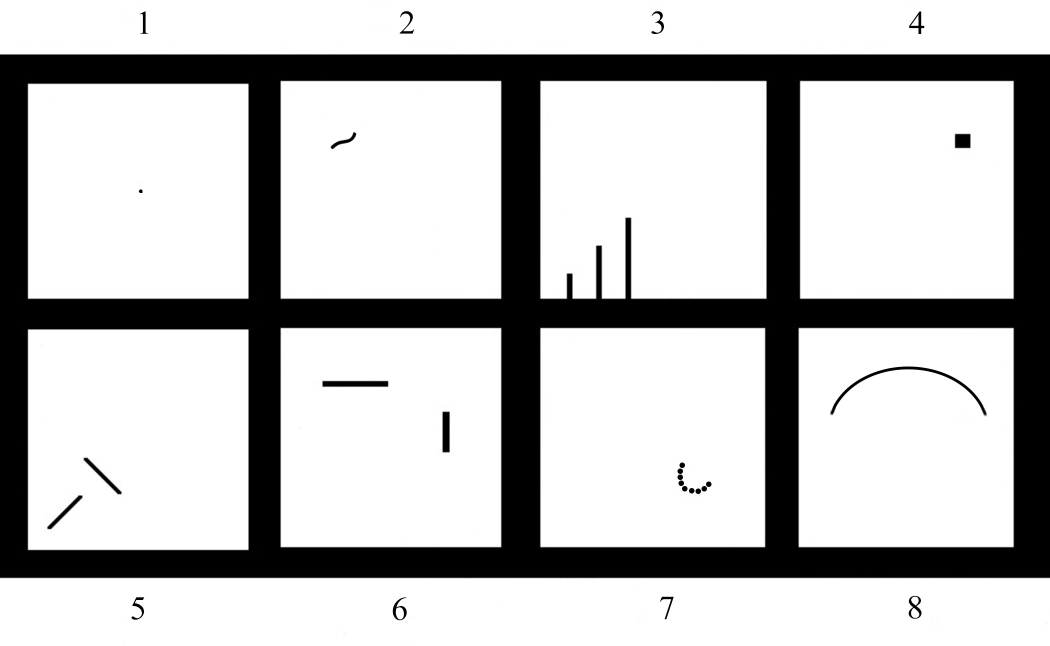
#> input picture papers/WZT_blank_current_draft.jpg, 2100 x 1291 px (shown at 1/2 size)
$ python -i image_processing.py   (imports and definitions only)   (older library calls are emulated)
#> lines starting #> are read from the running program, lines starting #| are printed output that depends on the picture; after the words box and inside, x2 and y2 are one past the last pixel; in counts of white or black regions, pixels touching at a corner belong together
### src/core/config.py
import yaml
import os
from typing import Any, Dict
from pathlib import Path

class ConfigLoader:
    _instance = None
    _config: Dict[str, Any] = {}

    def __new__(cls):
        if cls._instance is None:
            cls._instance = super(ConfigLoader, cls).__new__(cls)
            cls._instance._load_config()
        return cls._instance

    def _load_config(self):
        # Assuming the config file is at the root 'config/settings.yaml'
        # Relative to this file (src/core/config.py), it would be ../../config/settings.yaml
        base_path = Path(__file__).parent.parent.parent
        config_path = base_path / "config" / "settings.yaml"

        if not config_path.exists():
            # Fallback or default values if file is missing, though ideally we should raise error
            print(f"Warning: Config file not found at {config_path}. Using defaults.")
            self._config = {}
            return

        with open(config_path, "r") as f:
            self._config = yaml.safe_load(f)

    @property
    def config(self) -> Dict[str, Any]:
        return self._config

    def get(self, key: str, default: Any = None) -> Any:
#> called with key = 'preprocessing.target_width', default = 2000
        keys = key.split('.')
        value = self._config
        try:
            for k in keys:
                value = value[k]
#> in process, image is the input picture: shape (1291, 2100, 3); min 0, max 255, mean 191.5
            return value
        except (KeyError, TypeError):
            return default

# Global instance access
config = ConfigLoader()

### src/core/image_processing.py
import cv2
import numpy as np
from typing import Tuple, List, Dict
from src.core.config import config

def to_grayscale(image: np.ndarray) -> np.ndarray:
    """Convert an image to grayscale."""
    if len(image.shape) == 3:
        return cv2.cvtColor(image, cv2.COLOR_BGR2GRAY)
    return image

def binarize(image: np.ndarray, threshold: int = None) -> np.ndarray:
    """Apply binary thresholding."""
    if threshold is None:
        threshold = config.get('preprocessing.binary_threshold', 127)
    _, binary = cv2.threshold(image, threshold, 255, cv2.THRESH_BINARY)
    return binary

# [44 lines left out: functions estimate_line_thickness, estimate_pressure, not called in this run]

class ImagePreprocessor:
    """
    Handles the raw image intake: quality check, perspective correction,
    and extraction of the 8 Wartegg squares.
    """

    def __init__(self, target_width=None, target_height=None):
        # A4 aspect ratio approx sqrt(2) -> 1.414
        self.width = target_width or config.get('preprocessing.target_width', 2000)
        self.height = target_height or int(self.width * 1.414)

    def check_blur(self, image: np.ndarray, threshold: float = None) -> bool:
        """
        Returns True if the image is too blurry using Laplacian Variance.
        """
        if threshold is None:
            threshold = config.get('preprocessing.blur_threshold', 100.0)

        if len(image.shape) == 3:
            gray = cv2.cvtColor(image, cv2.COLOR_BGR2GRAY)
        else:
            gray = image
        score = cv2.Laplacian(gray, cv2.CV_64F).var()
#> score = 182
        return score < threshold

    def order_points(self, pts: np.ndarray) -> np.ndarray:
        """
        Orders coordinates: top-left, top-right, bottom-right, bottom-left.
        Necessary for perspective transform.
        """
        rect = np.zeros((4, 2), dtype="float32")
        s = pts.sum(axis=1)
        rect[0] = pts[np.argmin(s)] # Top-left has smallest sum
        rect[2] = pts[np.argmax(s)] # Bottom-right has largest sum

        diff = np.diff(pts, axis=1)
        rect[1] = pts[np.argmin(diff)] # Top-right has smallest diff
        rect[3] = pts[np.argmax(diff)] # Bottom-left has largest diff
        return rect

    def four_point_transform(self, image: np.ndarray, pts: np.ndarray) -> np.ndarray:
        """
        Applies perspective transformation to obtain a top-down view.
        """
        rect = self.order_points(pts)

        # Construct standard destination points
        dst = np.array([
            [0, 0],
            [self.width - 1, 0],
            [self.width - 1, self.height - 1],
            [0, self.height - 1]], dtype="float32")

        # Compute the perspective transform matrix
        M = cv2.getPerspectiveTransform(rect, dst)
        warped = cv2.warpPerspective(image, M, (self.width, self.height))
        return warped

    def find_paper_contour(self, image: np.ndarray) -> np.ndarray:
        """
        Finds the largest 4-sided contour assumed to be the paper sheet.
        """
        if len(image.shape) == 3:
            gray = cv2.cvtColor(image, cv2.COLOR_BGR2GRAY)
        else:
            gray = image

        blurred = cv2.GaussianBlur(gray, (5, 5), 0)
        edged = cv2.Canny(blurred, 75, 200)
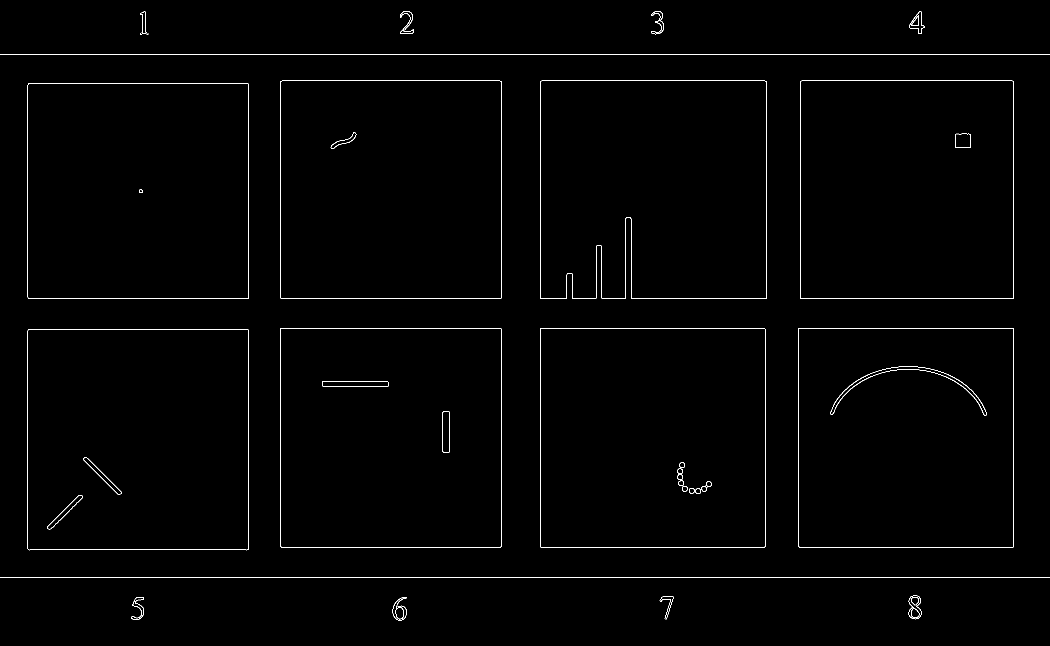
#> edged: shape (1291, 2100) (shown at 1/2 size); 0.85% white in thin lines or dots

        cnts, _ = cv2.findContours(edged.copy(), cv2.RETR_LIST, cv2.CHAIN_APPROX_SIMPLE)
#> cnts = 77 contours, 10 with area under 20; largest, box (x1, y1, x2, y2) and area: (1080, 656, 1531, 1095) 197094, (1080, 656, 1531, 1095) 197091, (55, 658, 498, 1101) 194911, (55, 658, 498, 1101) 194909, (1080, 161, 1534, 598) 194000
        cnts = sorted(cnts, key=cv2.contourArea, reverse=True)[:5]
#> cnts = 5 contours; box (x1, y1, x2, y2) and area: (1080, 656, 1531, 1095) 197094, (1080, 656, 1531, 1095) 197091, (55, 658, 498, 1101) 194911, (55, 658, 498, 1101) 194909, (1080, 161, 1534, 598) 194000

        for c in cnts:
            peri = cv2.arcLength(c, True)
            # Approx the contour to a polygon
            approx = cv2.approxPolyDP(c, 0.02 * peri, True)

            # If it has 4 points, we assume it's our paper
            if len(approx) == 4:
                return approx.reshape(4, 2)
#> this loop made 1 pass
#> (peri, approx) on pass 1: (1773.7, [[1081, 656], [1081, 1094], [1530, 1093], [1529, 656]])

        raise ValueError("Could not find the document contour. Ensure contrast with background.")

    def slice_grid(self, warped_image: np.ndarray) -> Dict[int, np.ndarray]:
        """
        Slices the rectified image into 8 squares based on Wartegg grid layout.
        Assumes standard margins and gaps (needs tuning based on your specific blank).
        """
        rows = config.get('wzt.grid.rows', 2)
        cols = config.get('wzt.grid.cols', 4)
        margins_percent = config.get('wzt.grid.margins_percent', 0.1)

        # Dimensions of one cell (approx)
        cell_w = self.width // cols
        cell_h = self.height // 3 # Assuming the grid takes up top 2/3rds

        squares = {}
        for r in range(rows):
            for c in range(cols):
                idx = r * cols + c + 1

                # Add margins to crop out the black borders
                margin_x = int(cell_w * margins_percent)
                margin_y = int(cell_h * margins_percent)

                x1 = c * cell_w + margin_x
                y1 = r * cell_h + margin_y
                x2 = (c + 1) * cell_w - margin_x
                y2 = (r + 1) * cell_h - margin_y

                roi = warped_image[y1:y2, x1:x2]
                squares[idx] = roi

        return squares

    def process(self, image_path: str) -> Dict[int, np.ndarray]:
        """Main pipeline."""
        image = cv2.imread(image_path)
        if image is None:
            raise FileNotFoundError(f"Image not found at path: {image_path}")

        if self.check_blur(image):
            print("Warning: Image might be blurry.")

        contour = self.find_paper_contour(image)
#> contour = [[1081, 656], [1081, 1094], [1530, 1093], [1529, 656]]
        warped = self.four_point_transform(image, contour)
#> in order_points, `s = pts.sum(axis=1)`: s = [1737, 2175, 2623, 2185]
#> in order_points, `diff = np.diff(pts, axis=1)`: diff = [-425, 13, -437, -873]
#> in four_point_transform, `rect = self.order_points(pts)`: rect = [[1081, 656], [1529, 656], [1530, 1093], [1081, 1094]]
#> in four_point_transform, `M = cv2.getPerspectiveTransform(rect, dst)`: M = [[4.44, -3.62e-16, -4802.2], [-2.13e-15, 6.45, -4234.4], [-5.07e-06, 5.1e-06, 1]]
#> in four_point_transform, `warped = cv2.warpPerspective(image, M, (self.width, self.height))`:
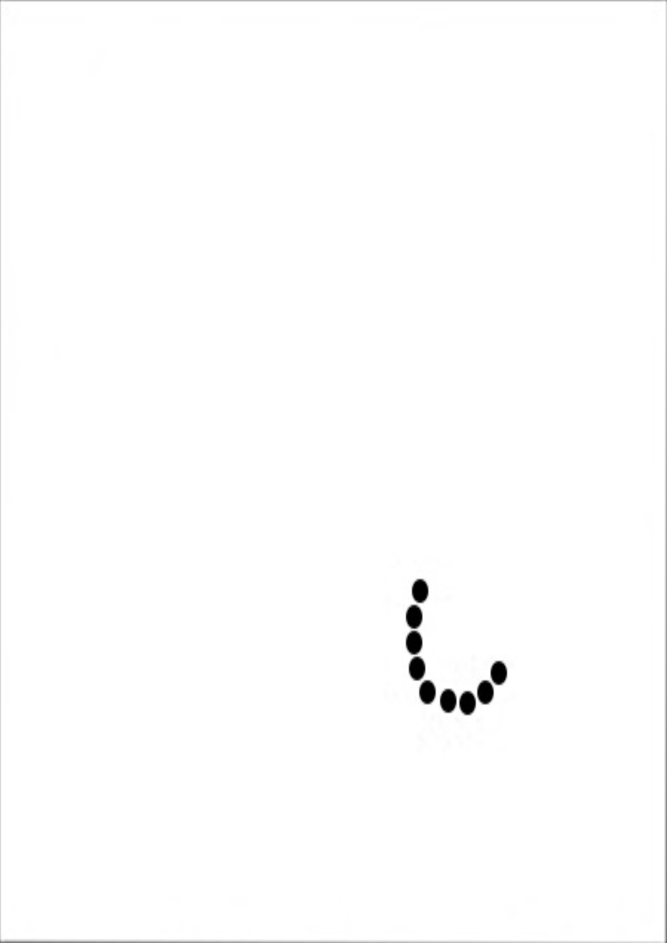
#> warped: shape (2828, 2000, 3) (shown at 1/3 size); min 0, max 255, mean 253.4
        # Binarize after warping for cleaner lines
        warped_bin = binarize(to_grayscale(warped))
#> in binarize, `threshold = config.get('preprocessing.binary_threshold', 127)`: threshold = 127
#> in binarize, `_, binary = cv2.threshold(image, threshold, 255, cv2.THRESH_BINARY)`:
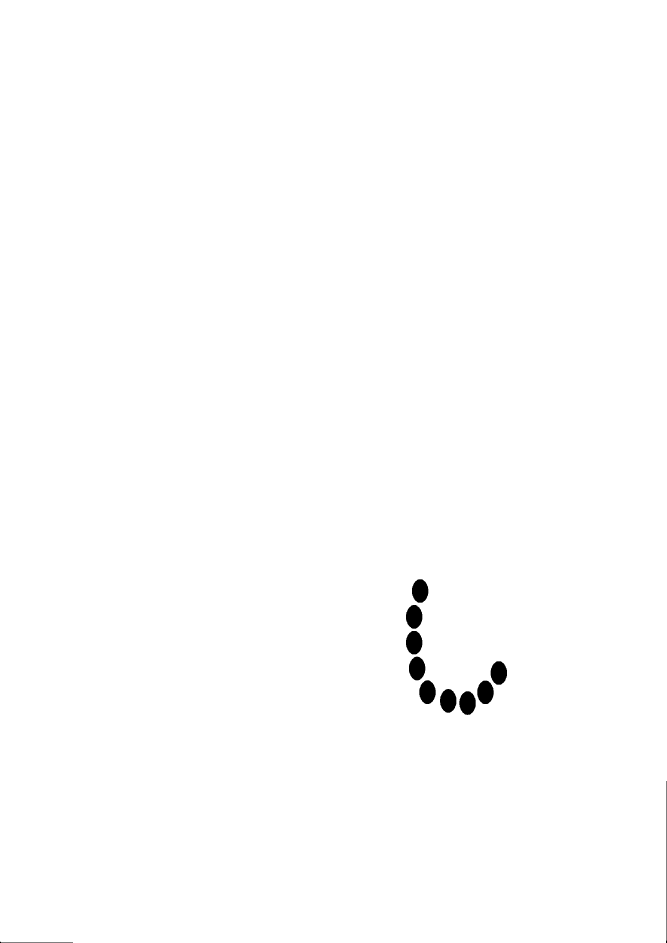
#> binary: shape (2828, 2000) (shown at 1/3 size); 99.6% white; 11 black regions, largest, box (x1, y1, x2, y2) and area: (1218, 1815, 1267, 1886) 2719, (1472, 1984, 1521, 2054) 2717, (1218, 1893, 1267, 1963) 2716

        # Auto-invert if background is white (standard scan)
        # We expect White Ink on Black Background for processing
        if np.mean(warped_bin) > 127:
            warped_bin = cv2.bitwise_not(warped_bin)
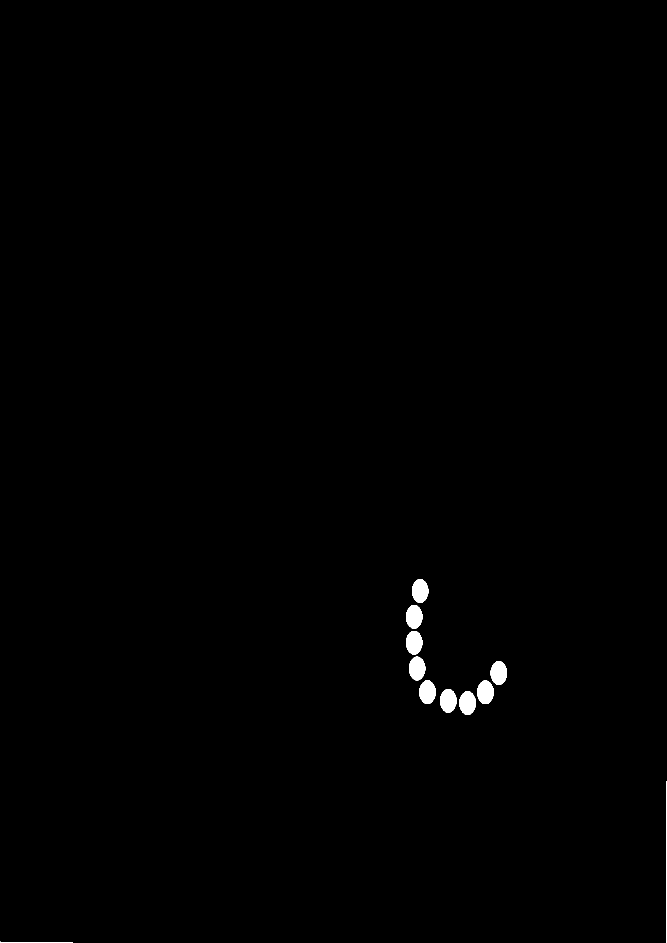
#> warped_bin: shape (2828, 2000) (shown at 1/3 size); 0.44% white; 11 white regions, largest, box (x1, y1, x2, y2) and area: (1218, 1815, 1267, 1886) 2719, (1472, 1984, 1521, 2054) 2717, (1218, 1893, 1267, 1963) 2716

        return self.slice_grid(warped_bin)
#> after the loop in slice_grid, `for r in range(rows):`: squares = 8 items

>>> result = ImagePreprocessor().process('../../papers/WZT_blank_current_draft.jpg')
#> result = 8 items
